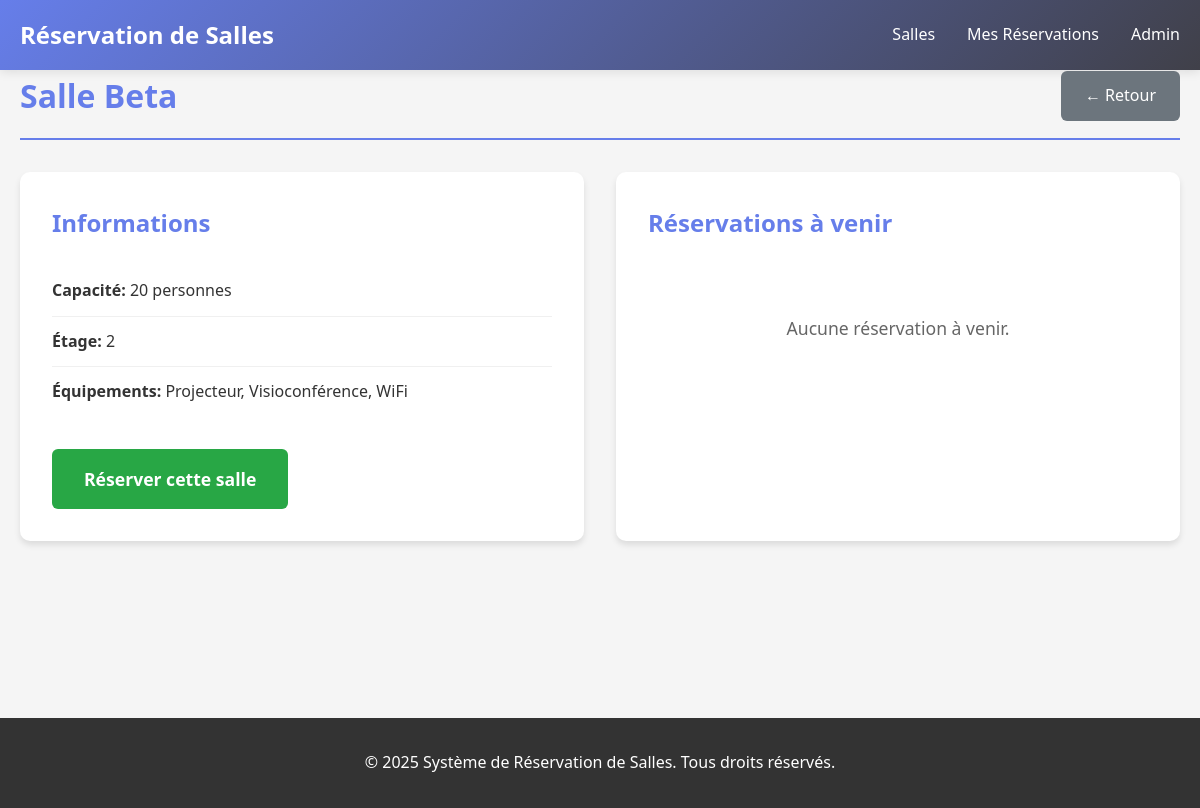
Page /salles/salle/2/ on the committed database.
### Salles/models.py (models this page shows, shortened)
class Salle(models.Model):
    nom = models.CharField(max_length=100, verbose_name="Nom de la salle")
    capacite = models.IntegerField(verbose_name="Capacité")
    equipements = models.TextField(verbose_name="Équipements disponibles")
    etage = models.IntegerField(verbose_name="Étage")
    image_url = models.URLField(blank=True, verbose_name="URL de l'image")
    class Meta:
        verbose_name = "Salle"
        verbose_name_plural = "Salles"

### Salles/views.py (the view)
# urls.py: path('salle/<int:salle_id>/', views.detail_salle, name='detail_salle'),
def detail_salle(request, salle_id):
    salle = get_object_or_404(Salle, pk=salle_id)
    reservations = Reservation.objects.filter(
        salle=salle,
        date__gte=date.today(),
        validee=True
    ).order_by('date', 'heure_debut')[:10]
    context = {
        'salle': salle,
        'reservations': reservations,
    }
    return render(request, 'Salles/detail_salle.html', context)

### Salles/templates/Salles/detail_salle.html (shortened to what this page needs)
{% extends 'Salles/base.html' %}
{% block content %}
<div class="page-header">
    <h2>{{ salle.nom }}</h2>
    <a href="{% url 'salles:liste_salles' %}" class="btn btn-secondary">← Retour</a>
</div>
<div class="salle-detail">
    <div class="detail-card">
        <h3>Informations</h3>
        <ul class="info-list">
            <li><strong>Capacité:</strong> {{ salle.capacite }} personnes</li>
            <li><strong>Étage:</strong> {{ salle.etage }}</li>
            <li><strong>Équipements:</strong> {{ salle.equipements }}</li>
        </ul>
        <a href="{% url 'salles:reserver' salle.id %}" class="btn btn-success btn-large">
            Réserver cette salle
        </a>
    </div>
    <div class="detail-card">
        <h3>Réservations à venir</h3>
        {% if reservations %}
            <table class="reservations-table">
                <thead>
                    <tr>
                        <th>Date</th>
                        <th>Horaire</th>
                        <th>Réservé par</th>
                    </tr>
                </thead>
                <tbody>
                    {% for reservation in reservations %}
                    <tr>
                        <td>{{ reservation.date|date:"d/m/Y" }}</td>
                        <td>{{ reservation.heure_debut|time:"H:i" }} - {{ reservation.heure_fin|time:"H:i" }}</td>
                        <td>{{ reservation.nom_utilisateur }}</td>
                    </tr>
                    {% endfor %}
                </tbody>
            </table>
        {% else %}
            <p class="no-data">Aucune réservation à venir.</p>
        {% endif %}
    </div>
</div>
{% endblock %}

### Salles/static/Salles/css/style.css (style rules this page uses)
* { margin: 0; padding: 0; box-sizing: border-box; }
body { font-family: 'Segoe UI', Tahoma, Geneva, Verdana, sans-serif; background-color: #f5f5f5; color: #333; line-height: 1.6; }
.page-header { display: flex; justify-content: space-between; align-items: center; margin-bottom: 2rem; padding-bottom: 1rem; border-bottom: 2px solid #667eea; }
.page-header h2 { color: #667eea; font-size: 2rem; }
.btn { padding: 0.75rem 1.5rem; border: none; border-radius: 6px; cursor: pointer; font-size: 1rem; text-decoration: none; display: inline-block; transition: all 0.3s; text-align: center; }
.btn-secondary { background-color: #6c757d; color: white; }
.btn-success { background-color: #28a745; color: white; }
.btn-large { padding: 1rem 2rem; font-size: 1.1rem; font-weight: 600; }
.salle-detail { display: grid; grid-template-columns: 1fr 1fr; gap: 2rem; }
.detail-card { background: white; padding: 2rem; border-radius: 10px; box-shadow: 0 4px 6px rgba(0,0,0,0.1); }
.detail-card h3 { color: #667eea; margin-bottom: 1.5rem; font-size: 1.5rem; }
.info-list { list-style: none; margin-bottom: 2rem; }
.info-list li { padding: 0.75rem 0; border-bottom: 1px solid #f0f0f0; }
.info-list li:last-child { border-bottom: none; }
.no-results, .no-data, .info-message { text-align: center; padding: 3rem; background: white; border-radius: 10px; color: #666; font-size: 1.1rem; }

### rows in the picture
Salle: nom "Salle Beta", capacite "20", etage "2", equipements "Projecteur, Visioconférence, WiFi"
